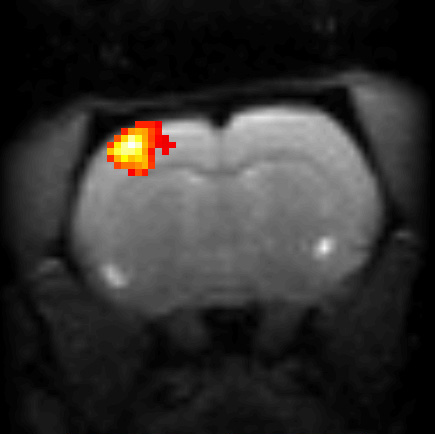
%> input picture map_full_p_0_01_k_12.tif, 435 x 434 px
$ octave Demo_Split_Bregman_PICCS_fMRI.m   (GNU Octave 9; MATLAB toolbox functions it lacks are replaced by stand-ins)
%> lines starting %> are read from the running program, lines starting %| are printed output that depends on the picture
### genRAll.m
function RAll   =   genRAll(dims,spars,P,radius,dir_out,rname,h2)

        [route nam ext]     =   fileparts(dir_out);
        RAll                =   zeros(dims);
        NAll                =   size(RAll);
        N                   =   NAll(1:2);
        DN                  =   [N(1),1];     % data Size
        for time=1:dims(3)
                time,
                pdf             =   genPDF(DN,P,spars,2,radius,0);    % generates the sampling PDF
                temp            =   genSampling_LIM(pdf,20,1);            % generates each time-point sampling pattern

                RAll(:,:,time)  =   temp;

                temp            =   fftshift(temp);
                figure(h2); subplot(1,2,1);
                spy(temp), 100*nnz(temp)/N(1)
                title(['Sampling for time point ' num2str(time)]);
        end


end

### PICCS_fMRI.m

% [u, errAll] = [u,errAll] = PICCS_fMRI(RAll,fAll, dimIm,uref,muu, lambda,
%                                   alpha, gamma, nBreg, imTrueAll, h4)
%
% Inputs:
%
% RAll      = undersampling matrix, same size as fAll
% fAll      = 2D+time data, which corresponds to fft2(imTrueAll)+noise [complex]
% dimIm     = Nx*Ny*frames
% uref      = prior image [complex]
% muu       = parameter weighting the data fidelity term, use mu=1
% lambda    = parameter weighting the constraints, use lambda=1
% alpha     = parameter weighting the prior term, use=0.95 and tune depending of the problem
% gamma     = parameter to improve the conditioning, use between mu/100 and
% nBreg     = number of (outer) iterations
% imTrueAll = target image to compute the error at each iteration [abs]
% h4        = figure handle for display
%
% Outputs:
%
% u         = reconstructed image, size dimIm
% errAll    = Relative solution error norm at each iteration for all frames
%
% -------------------------------------------------------------------------
% PICCS is solved using a modification of Goldstein'n code mrics.m
% downloaded from
% (http://www.ece.rice.edu/~tag7/Tom_Goldstein/Split_Bregman.html), see Tom
% Goldstein and Stanley Osher. The Split Bregman Method for L1-Regularized
% Problems. SIAM J. Imaging Sci., 2(2), 323–343.
%
% -------------------------------------------------------------------------
% If you use this code, please, cite the following paper: Chavarrias, C.,
% Abascal, J.F., Montesinos, P. and Desco, M.,"Exploitation of temporal
% redundancy in compressed sensing reconstruction of fMRI studies with a
% prior-based algorithm (PICCS)". Med Phys,  42(7): p. 3814 (2015). DOI:
% http://dx.doi.org/10.1118/1.4921365
%
% Code downloaded from repository:
% https://github.com/HGGM-LIM/Split_Bregman_PICCS_fMRI
%
%
%
%
% -------------------------------------------------------------------------
% Cristina Chavarrías, Juan FPJ Abascal
% Departamento de Bioingeniería e Ingeniería Aeroespacial
% Universidad Carlos III de Madrid, Madrid, Spain
% cristina.chavarrias@gmail.com, juanabascal78@gmail.com, desco@hggm.es


function [u,errAll] = PICCS_fMRI(RAll,fAll, dimIm,uref,muu, lambda,alpha, gamma, nBreg, imTrueAll, h4)


rows        =   dimIm(1);
cols        =   dimIm(2);
numTime     =   dimIm(3);

errAll      =   zeros(nBreg,numTime);


% normalize the data so that standard parameter values work
normFactor  =   getNormalizationFactor(RAll(:,:,1),fAll(:,:,1));
fAll        =   normFactor*fAll;

uref        =   uref*normFactor;
imTrueAll   =   imTrueAll*normFactor;


% Reserve memory for the auxillary variables
f0All       =   fAll;
u           =   zeros(dimIm);
x           =   zeros(dimIm);
y           =   zeros(dimIm);
bx          =   zeros(dimIm);
by          =   zeros(dimIm);

xe          =   zeros(dimIm);
ye          =   zeros(dimIm);

cx          =   zeros(dimIm);
cy          =   zeros(dimIm);

dxref       =   Dx(uref);
dyref       =   Dy(uref);

if size(uref,3) == 1
    dxref    =  repmat(dxref,[1 1 numTime]);
    dyref    =  repmat(dyref,[1 1 numTime]);
end
uBest       =   u;
errBest     =   inf;


% Build Kernels
% Spatial Hessian
uker        =   zeros(rows,cols);
uker(1,1)   =   4;uker(1,2)=-1;uker(2,1)=-1;uker(rows,1)=-1;uker(1,cols)=-1;
uker        =   (lambda + lambda)*fft2(uker);
uker        =   repmat(uker,[1 1 numTime]);
uker        =   uker + gamma + muu*RAll;

murf        =   ifft2(muu*fAll);


h   = waitbar(0);
%  Do the reconstruction
for outer = 1:nBreg;

    % update u
    rhs    =   murf+lambda*(Dxt(x-bx)+Dyt(y-by))+ ...
        + lambda*(Dxt(xe+dxref-cx)+Dyt(ye+dyref-cy))+gamma*u;
    u      =   ifft2(fft2(rhs)./uker);

    % update x and y
    dx      =   Dx(u);
    dy      =   Dy(u);
    [x,y]   =   shrink2(dx+bx, dy+by, (1-alpha)/lambda);
    [xe,ye] =   shrink2(dx-dxref+cx, dy-dyref+cy,alpha/lambda);


    % update bregman parameters
    bx      =   bx+dx-x;
    by      =   by+dy-y;

    cx      =   cx+dx-dxref-xe;
    cy      =   cy+dy-dyref-ye;

    fForw   =   RAll.*fft2(u);
    fAll    =   fAll + f0All - fForw;
    murf    =   ifft2(muu*fAll);


    % Compute the error
    uNorm           =   reshape(abs(imTrueAll),rows*cols,numTime);
    uNorm           =   sqrt(sum(uNorm.*uNorm));
    errThis         =   reshape(abs(imTrueAll-u),rows*cols,numTime);
    errThis         =   sqrt(sum(errThis.*errThis))./uNorm;
    errAll(outer,:) =   errThis;


    if (mean(errThis) <= errBest)
        uBest       = u;
        errBest     = mean(errThis);
    end %errThis

    % Displays the reconstructed first volume of the series and plots
    % 1)the average error norm
    % 2)the time course of the pixel [22,20] in the reconstructed fMRI series
    if any([outer <6 outer==10 mod(outer,50)==0])
        figure(h4),
        subplot(2,2,1); imagesc(abs(u(:,:,1))), title(['PICCS iter. ' num2str(outer) ' frame 115']); colormap gray; axis image; drawnow;
        subplot(2,2,2); plot(squeeze(abs(mean(errAll,3)))), title ('PICCS: Relative error norm respect to the full');
        s1=subplot(2,2,3:4); plot(squeeze(abs(u(22,20,:)))); title ('PICCS: Pixel Time course for pixel [22,20], the most significant');
        ylabel(s1,'Normalized units'),xlabel(s1,'Time frame');
        figure(h); waitbar(outer/nBreg,h);
        pause(1);
    end

end % outer

% Algorithm finished, update output
if (nargin >= 10)
    u = uBest;
end

% undo the normalization so that results are scaled properly
u           =   u/normFactor;
close(h);
return;


function normFactor = getNormalizationFactor(R,f)
normFactor = 1/norm(f(:)/size(R==1,1));
return;


function d = Dx(u)
[rows,cols,numTime] = size(u);
d = zeros(rows,cols,numTime);
d(:,2:cols,:) = u(:,2:cols,:)-u(:,1:cols-1,:);
d(:,1,:) = u(:,1,:)-u(:,cols,:);
return

function d = Dxt(u)
[rows,cols,numTime] = size(u);
d = zeros(rows,cols,numTime);
d(:,1:cols-1,:) = u(:,1:cols-1,:)-u(:,2:cols,:);
d(:,cols,:) = u(:,cols,:)-u(:,1,:);
return

function d = Dy(u)
[rows,cols,numTime] = size(u);
d = zeros(rows,cols,numTime);
d(2:rows,:,:) = u(2:rows,:,:)-u(1:rows-1,:,:);
d(1,:,:) = u(1,:,:)-u(rows,:,:);
return

function d = Dyt(u)
[rows,cols,numTime] = size(u);
d = zeros(rows,cols,numTime);
d(1:rows-1,:,:) = u(1:rows-1,:,:)-u(2:rows,:,:);
d(rows,:,:) = u(rows,:,:)-u(1,:,:);
return


function [xs,ys] = shrink2(x,y,lambda)

s = sqrt(x.*conj(x)+y.*conj(y));
ss = s-lambda;
ss = ss.*(ss>0);

s = s+(s<lambda);
ss = ss./s;

xs = ss.*x;
ys = ss.*y;

return;

### genPDF.m
function [pdf,val] = genPDF(imSize,p,pctg,distType,radius,disp)

%[pdf,val] = genPDF(imSize,p,pctg [,distType,radius,disp])
%
%	generates a pdf for a 1d or 2d random sampling pattern
%	with polynomial variable density sampling
%
%	Input:
%		imSize - size of matrix or vector
%		p - power of polynomial
%		pctg - partial sampling factor e.g. 0.5 for half
%		distType - 1 or 2 for L1 or L2 distance measure
%		radius - radius of fully sampled center
%		disp - display output
%
%	Output:
%		pdf - the pdf
%		val - min sampling density
%
%
%	Example:
%	[pdf,val] = genPDF([128,128],2,0.5,2,0,1);
%
%	(c) Michael Lustig 2007

if nargin < 4
	distType = 2;
end

if nargin < 5
	radius = 0;
end

if nargin < 6
	disp = 0;
end


minval=0;
maxval=1;
val = 0.5;

if length(imSize)==1
	imSize = [imSize,1];
end

sx = imSize(1);
sy = imSize(2);
PCTG = floor(pctg*sx*sy);


if sum(imSize==1)==0  % 2D
	[x,y] = meshgrid(linspace(-1,1,sy),linspace(-1,1,sx));
	switch distType
		case 1
			r = max(abs(x),abs(y));
		otherwise
			r = sqrt(x.^2+y.^2);
			r = r/max(abs(r(:)));
	end

else %1d
	r = abs(linspace(-1,1,max(sx,sy)));
end


idx = find(r<radius);

pdf = (1-r).^p; pdf(idx) = 1;
if floor(sum(pdf(:))) > PCTG
	error('infeasible without undersampling dc, increase p');
end

% begin bisection
while(1)
	val = minval/2 + maxval/2;
	pdf = (1-r).^p + val; pdf(find(pdf>1)) = 1; pdf(idx)=1;
	N = floor(sum(pdf(:)));
	if N > PCTG % infeasible
		maxval=val;
	end
	if N < PCTG % feasible, but not optimal
		minval=val;
	end
	if N==PCTG % optimal
		break;
	end
end

if disp
	figure,
	subplot(211), imshow(pdf)
	if sum(imSize==1)==0
		subplot(212), plot(pdf(end/2+1,:));
	else
		subplot(212), plot(pdf);
	end
end

### genSampling_LIM.m
function [minIntrVec,stat,actpctg] = genSampling_LIM(pdf,iter,tol)
% Based on genSampling.m (SparseMRI V0.2) by Michael Lustig 2007
% http://web.stanford.edu/~mlustig/SparseMRI.html, see M. Lustig, D.L
% Donoho and J.M Pauly "Sparse MRI: The Application of Compressed Sensing
% for Rapid MR Imaging" Magnetic Resonance in Medicine, 2007 Dec;
% 58(6):1182-1195.
%
%[mask,stat,N] = genSampling_LIM(pdf,iter,tol)
%
% a monte-carlo algorithm to generate a sampling pattern with
% minimum peak interference. The number of samples will be
% sum(pdf) +- tol
%
%	pdf - probability density function to choose samples from
%	iter - number of tries
%	tol  - the deviation from the desired number of samples in samples
%
% returns:
%	mask - sampling pattern
%	stat - vector of min interferences measured each try
%	actpctg    - actual undersampling factor

pdf(find(pdf>1)) = 1;
K = sum(pdf(:));

minIntr = 1e99;
minIntr_b = 1e99;
%minIntrVec = zeros(size(pdf));
minIntrVec = zeros(length(pdf),length(pdf));
minIntrVec_b = zeros(length(pdf),length(pdf));


for n=1:iter
    tmp_aux = zeros(size(pdf));
    while abs(sum(tmp_aux(:)) - K) > tol
        tmp_aux = rand(size(pdf))<pdf;
    end
    tmp = zeros(length(pdf),length(pdf));
    pdf_aux = zeros(length(pdf),length(pdf));
    for p=1:length(pdf)
        tmp(:,p) = tmp_aux(:);
        pdf_aux(:,p)=pdf(:);
    end

    % [9 lines of commented-out code are left out]
    [a1,b]=maxSidePeakRatio(fftshift(tmp./pdf_aux), 2,[1 round((length(pdf)^2/2)-length(pdf)/2)],'n');
    %----
    if a1 < minIntr_b
        minIntr_b = a1;
        minIntrVec = fftshift(tmp);
    end

    stat(n) = a1;%max(abs(TMP(2:end)));
    %  stat_b(n) = a1;
end

actpctg = sum(minIntrVec(:))/prod(size(minIntrVec));

### Demo_Split_Bregman_PICCS_fMRI.m
% Demo_Split_Bregman_PICCS_fMRI.m
%
% If you use this code, please, cite the following paper:
% Chavarrias, C., Abascal, J.F., Montesinos, P. and Desco, M.,"Exploitation
% of temporal redundancy in compressed sensing reconstruction of fMRI studies
% with a prior-based algorithm (PICCS)". Med Phys,  42(7): p. 3814 (2015).
% DOI:% http://dx.doi.org/10.1118/1.4921365
%
% Code downloaded from repository:
% https://github.com/HGGM-LIM/Split_Bregman_PICCS_fMRI
% -------------------------------------------------------------------------
% Demo for reconstructing fMRI preclinical data with Prior Image-Based
% Constrained Compressed Sensing (PICCS) using the Split Bregman formulation.
%
% PICCS is solved using a modification of Goldstein'n code mrics.m
% downloaded from
% (http://www.ece.rice.edu/~tag7/Tom_Goldstein/Split_Bregman.html), see Tom
% Goldstein and Stanley Osher. The Split Bregman Method for L1-Regularized
% Problems. SIAM J. Imaging Sci., 2(2), 323–343.
%
% PICCS minimizes
% min_u (1-alpha)|grad_x,y u|_1 + alpha|grad_x,y(u-uprior)|_1 st. ||Fu-f||^2 < delta, proposed in
% Chavarrias et al. Med Phys,  42(7): p. 3814 (2015).
%
% -------------------------------------------------------------------------
% Data corresponds to the central slice of an fMRI study on a healthy rat
% (originally 5 slices and 115 repetitions) with a block paradigm
% OFF(15 volumes)-ON(5 volumes)-OFF-ON-OFF-ON-OFF-ON-OFF-ON-OFF.
% Loaded data: Simulated absolute image from the detrended 4-coil kspaces
% acquired
% The acquired data set is available from
% http://biig.uc3m.es/XXXXXXXXXXXXXXXXXXXXXXXXXXXXXXXXXXXXXXXXXXXX
%
% Undersampling is simulated using a modified version of Lustig's variable
% density pdf, downloaded from (SparseMRI V0.2)
% http://web.stanford.edu/~mlustig/SparseMRI.html, see M. Lustig, D.L
% Donoho and J.M Pauly "Sparse MRI: The Application of Compressed Sensing
% for Rapid MR Imaging" Magnetic Resonance in Medicine, 2007 Dec;
% 58(6):1182-1195.
%
% Statistical analysis of the fMRI series reconstructed can be performed
% using the following software: https://github.com/HGGM-LIM/fmrat
% If you use this software please cite the following article:
% Chavarrías, C., García-Vázquez, V., Alemán-Gómez, Y., Montesinos, P.,
% Pascau, J. and Desco, M.,
% "fMRat: an extension of SPM for a fully automatic analysis of rodent
% brain functional magnetic resonance series".
% Medical & Biological Engineering & Computing: p. 1-10 (2015)
%
% Cristina Chavarrías, Juan FPJ Abascal
% Departamento de Bioingeniería e Ingeniería Aeroespacial
% Universidad Carlos III de Madrid, Madrid, Spain
% cristina.chavarrias@gmail.com, juanabascal78@gmail.com, desco@hggm.es


%==========================================================================
% LOAD DATA
%==========================================================================
cd(fileparts(which('Demo_Split_Bregman_PICCS_fMRI')));
load('fMRI_64x64x115_image.mat');

% Simulate data
data0       =   fft2(image0);


%==========================================================================
% DISPLAY FULL DATASET, highest activation pixel is [22,20]
%==========================================================================
% Here we display the thresholded statistical map obtained from the
% original fully sampled dataset analyzed with: https://github.com/HGGM-LIM/fmrat
% As well as the fully sampled 115 frames in the simulated fMRI series and
% the time course of the pixel [22,20], which yielded the highest statistical
% t value.

% Display the statistical map
    close('all');
    scrs    =   get(0,'ScreenSize');
    h1       =   figure; set(h1,'Position',[30,scrs(4)/2,scrs(3)/3,scrs(4)*0.8/2]);
    subplot(2,2,2); imshow('map_full_p_0_01_k_12.tif'); title('Objective: stats. map');

% Display the time frames
    subplot(2,2,1);
    for i=1:115
        figure(h1);
        imagesc(abs(image0(:,:,i))); title(['Objective: image fr ' num2str(i) '/115']);
        colormap gray; axis image; drawnow;
        pause(0.05);
    end
%> this loop made 115 passes
%> pass 1, `axis image`:
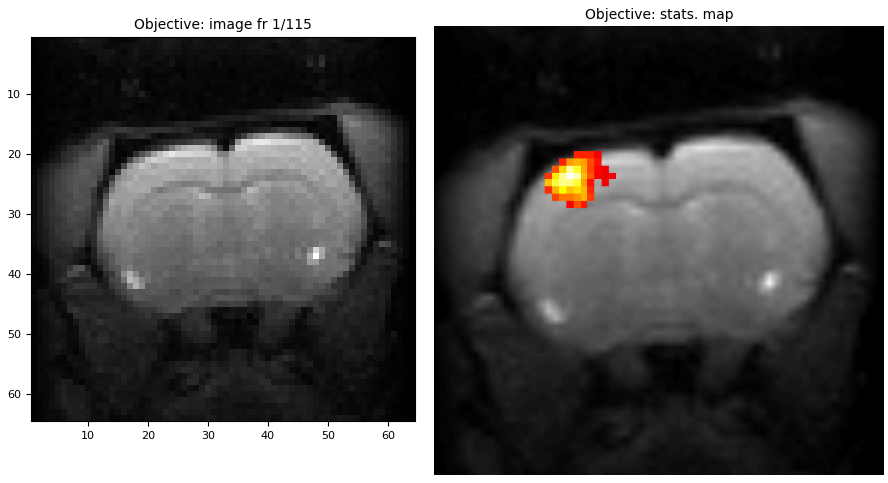
%> figure redrawn from the program's plot data, 2 panels

% Display the time course of the highest activation pixel
    tcourse=subplot(2,2,3:4);  plot(squeeze(image0(22,20,:))); title(tcourse,'Objective: Pixel Time course for pixel [22,20], the most significant')
    ylabel(tcourse,'Absolute units'),xlabel(tcourse,'Time frame');


%==========================================================================
% UNDERSAMPLE DATASET, choose an undersampling rate (1/acc. factor)
%==========================================================================
%     sp                   = [ ...
%                         0.05;...      % 5% of lines
%                         0.1; ...      % 10% of lines
%                         0.125;...     % 12.5% of lines
%                         0.15;...      % 15% of lines
%                         0.175;...     % 17.5% of lines
%                         0.2; ...      % 20% of lines
%                         0.3; ...      % 30% of lines
%                         0.4; ...      % 40% of lines
%                         0.5; ...      % 50% of lines
%                         0.6; ...      % 60% of lines
%                         0.7; ...      % 70% of lines
%                         0.8; ...      % 80% of lines
%                         0.9 ...       % 90% of lines
%                             ];
%    The following are parameters required to generate the pdf at these
%    undersampling rates above:
%     Ps          =   [17,10,8,8,7.5,5,3,2,2,2,2,2,2];        % Decay
%     N           =   size(image0,1);                         % #phase enc lines
%     radius      =   [2/N ,3/N, 3.3/N, 3.7/N, 4.1/N, ...     % Central radius
%                     4.5/N,7/N,7/N,7/N,7/N,7/N,7/N,7/N];

% To display the generated patterns for the 115 time frames
    h2          =   figure;
    set(h2,'Position',[30+scrs(3)/3,scrs(4)/2,scrs(3)/3,scrs(4)/2*0.8]);
    rname       =   'central_dense';

% Choose an undersampling rate (acc. factor)
    sp          =   0.3;
    Ps          =   3;
    radius      =   7/size(image0,1);

% Create an undersampling for each time frame and display them
    dims        =   size(image0);
    RAll        =   genRAll(dims,sp,Ps,radius,pwd,rname,h2);
%> the loop in genRAll, `for time=1:dims(3)` made 115 passes
%> pass 2, in genRAll, `temp            =   genSampling_LIM(pdf,20,1);`:
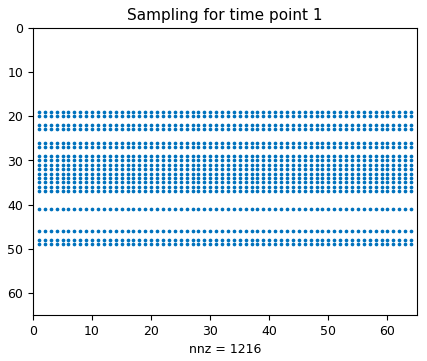
%> figure redrawn from the program's plot data
    fprintf('Generated RAll %s\t for sparsity: %s \r\n',rname, num2str(sp));

% Display the sum of the undersamplings along time to check the kspace completion
    RAll_visu   =   fftshift(RAll);
    figure(h2),subplot(1,2,2),
    spy(squeeze(sum(RAll_visu,3))), 100*nnz(squeeze(sum(RAll_visu,3)))/size(image0,1)
    title('Sum of all patterns accross time -to check completion-');


%==========================================================================
% Apply undersampling
%==========================================================================
    data        = data0.*RAll;
    % ---------------------------------------------------------------------
    % IFFT, the zero filling reference
    u_ifft      = ifft2(data);


%==========================================================================
% Prepair algorithm inputs and output
%==========================================================================

%reco pars
    dimIm               =   size(image0);
    muu                 =   1;      % fidelity term
    lambda              =   1;
    alpha               =   0.95;    % Prior weight // (1-alpha) for Dxy(u)
    gamma               =   1;      % +gamma*u  // stability term
    nBreg               =   150;
    im_cmp              =   zeros(size(image0));
    errAll              =   zeros(1,nBreg);


% Build prior as the temporal mean of all undersampled kspaces
    av                          =   squeeze(sum(data,3));
    idx                         =   sum(RAll,3);
    prior                       =   zeros(size(av));
    prior(find(idx(:,1)~=0),:)  =   av(find(idx(:,1)~=0),:)./idx(find(idx(:,1)~=0),:);  % normalize the lines intensities according to averaged lines
    uprior                      =   ifft2(prior);
    uprior                      =   repmat(uprior,[1,dimIm(3)]);
    uprior                      =   reshape(uprior,dimIm);

    RAll                        =   (data~=0);   % avoid zeros in the full data, e.g. EPI boundaries

 % For visualization of the reconstructed image evolution with iterations
    h4                          =   figure;
    set(h4,'Position',[30,30,scrs(3)/3,scrs(4)/2*0.8]);


%==========================================================================
% PICCS CALL
%==========================================================================

% Reconstruction and display PICCS results at each iteration
    tic
    [u_PICCS, err_PICCS]    =   PICCS_fMRI(RAll, data, dimIm, uprior, muu, lambda,alpha, gamma, nBreg, image0, h4);
%> (the run ends here)
